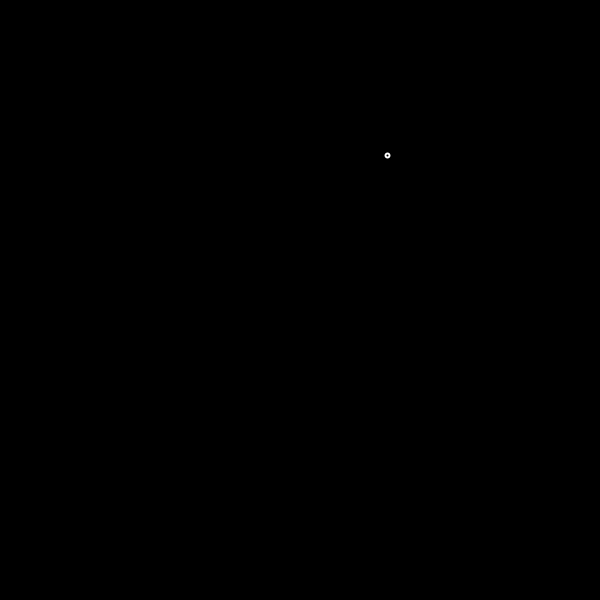
Frame 1 (no input)
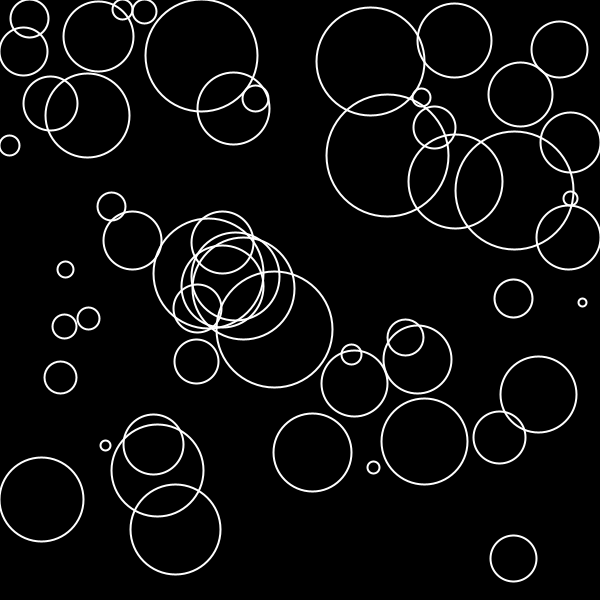
Frame 60 (the mouse pressed at the canvas centre just before this capture)
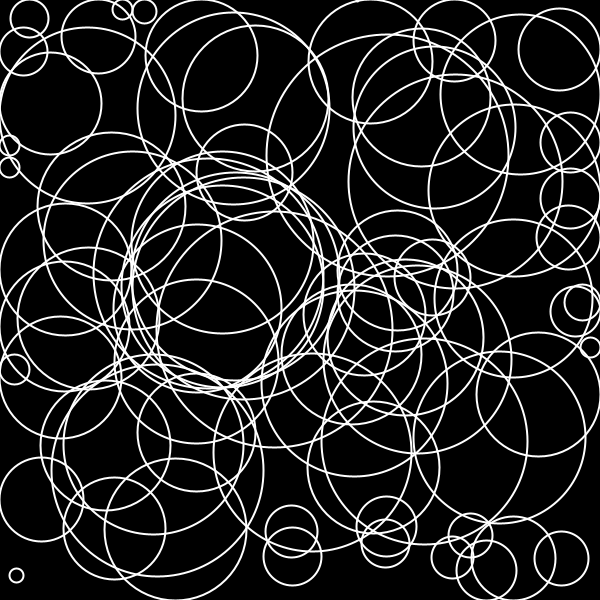
Frame 120 (the mouse held since frame 60 and released just before this capture)

The Processing sketch that drew these frames (run headless with seeded random() and noise(); from frame 60 on, the mouse is pressed at the canvas centre):

// Processing sketch: sketch_183
// ── sketch_183.pde
ArrayList<Circle> circles;

void setup() {
  size(600, 600);
  circles = new ArrayList<Circle>();
}

void draw() {
  background(0);

  Circle newc = newCircle(); 
  if (newc != null) {
    circles.add(newc);  
  }
  

  for (Circle c : circles) {
    if (c.edges()) {
      c.growing = false;
    }
    c.grow();
    c.show();
  }
}

Circle newCircle() {
  float x = random(width);
  float y = random(height);

  boolean valid = true;
  for (Circle c : circles) {
    float d = dist(x, y, c.x, c.y);
    if (d < c.r) {
      valid = false; 
      break;
    }
  }
  if (valid) {
    return new Circle(x, y);
  } else {
    return null;
  }
}
// ── Circle.pde
class Circle {
  float x, y;
  float r;
  boolean growing;

  Circle(float x_, float y_) {
    x = x_;
    y = y_;
    r = 1;
    growing = true;
  }

  void grow() {
    if (growing) {
      r += 1;
    }
  }

  boolean edges() {
    return (x+r >= width || x-r <= 0 || y+r >= height || y-r <= 0);
  }

  void show() {
    stroke(255);
    strokeWeight(2);
    noFill();
    ellipse(x, y, r*2, r*2);
  }
}
